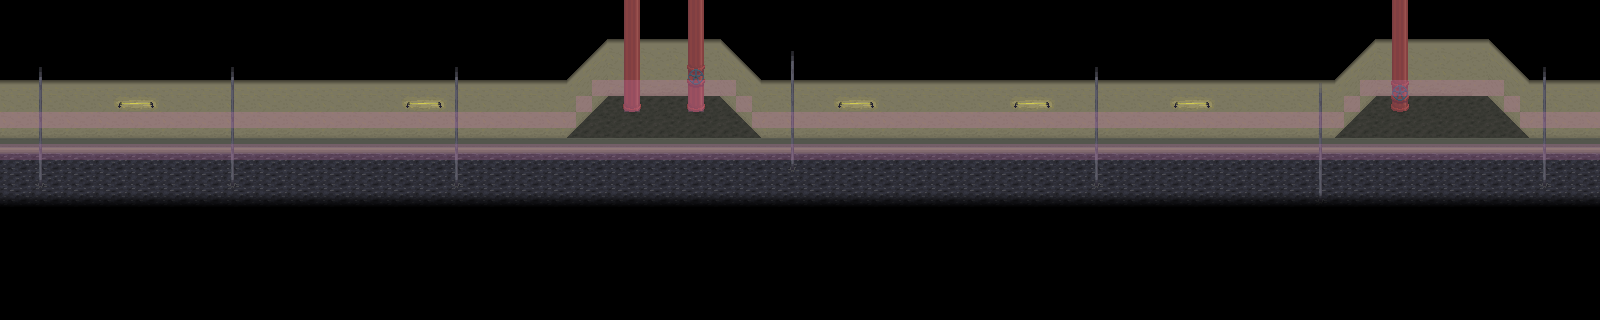

Rendered tile map (Tiled .tmx) drawn with the repository's tilesets; below, a short description and the map source with its tile grids summarised:
An orthogonal 100x20 tile map with 16x16 px tiles, 8 tile layers (Floor2, Floor, Water, Props, ...) and 1 object.

<map version="1.10" tiledversion="1.11.0" orientation="orthogonal" renderorder="right-down" width="100" height="20" tilewidth="16" tileheight="16" infinite="0" nextlayerid="10" nextobjectid="2">
 <properties>
  <property name="clampCamera" type="bool" value="true" />
  <property name="edges">{
	"left": {
		"type": "warp",
		"map": "crushing_stairwell.tmx",
		"pos": { 
			"x": 49, 
			"y": 45
		},
		"transition": {
			"type": "fade",
			"music": true,
			"speed": 2
		}
	},
	"right": {
		"type": "warp",
		"map": "crushing/inside1.tmx",
		"pos": {
			"x": 0,
			"y": 7
		},
		"transition": {
			"type": "fade",
			"music": false,
			"speed": 2
		}
	}
}</property>
  <property name="music" value="res/audio/music/crushing.ogg" />
  <property name="music_speed" type="float" value="1" />
  <property name="music_volume" type="float" value="0.5" />
  <property name="tint" value="0,0,0,88" />
 </properties>
 <tileset firstgid="1" source="../tilesets/crushing.tsx" />
 <layer id="6" name="Floor2" width="100" height="20">
  <data>[2000 cells, 78 non-empty, 4 distinct tile ids]</data>
 </layer>
 <layer id="1" name="Floor" width="100" height="20">
  <data>[2000 cells, 534 non-empty, 37 distinct tile ids]</data>
 </layer>
 <layer id="3" name="Water" width="100" height="20">
  <data>[2000 cells, 400 non-empty, 4 distinct tile ids]</data>
 </layer>
 <layer id="4" name="Props" width="100" height="20">
  <data>[2000 cells, 146 non-empty, 11 distinct tile ids]</data>
 </layer>
 <layer id="8" name="Props2" width="100" height="20">
  <data>[2000 cells, 6 non-empty, 6 distinct tile ids]</data>
 </layer>
 <objectgroup id="9" name="Entities">
  <object id="1" gid="38" x="1392" y="112" width="16" height="16">
   <properties>
    <property name="draw" type="bool" value="false" />
    <property name="meta" value="{&quot;sound&quot;:&quot;valve&quot;,&quot;speed&quot;:1.0,&quot;volume&quot;:1.0,&quot;delay&quot;:1.0}" />
    <property name="script" value="play_sound.lua" />
   </properties>
  </object>
 </objectgroup>
 <layer id="5" name="Above" width="100" height="20">
  <properties>
   <property name="height" type="int" value="1" />
  </properties>
  <data>[2000 cells, 62 non-empty, 10 distinct tile ids]</data>
 </layer>
 <layer id="7" name="Above2" width="100" height="20">
  <properties>
   <property name="height" type="int" value="1" />
  </properties>
  <data>[2000 cells, 1 non-empty, 1 distinct tile ids]</data>
 </layer>
 <layer id="2" name="Collision" width="100" height="20" opacity="0.25">
  <properties>
   <property name="draw" type="bool" value="false" />
  </properties>
  <data>[2000 cells, 202 non-empty, 1 distinct tile ids]</data>
 </layer>
</map>
